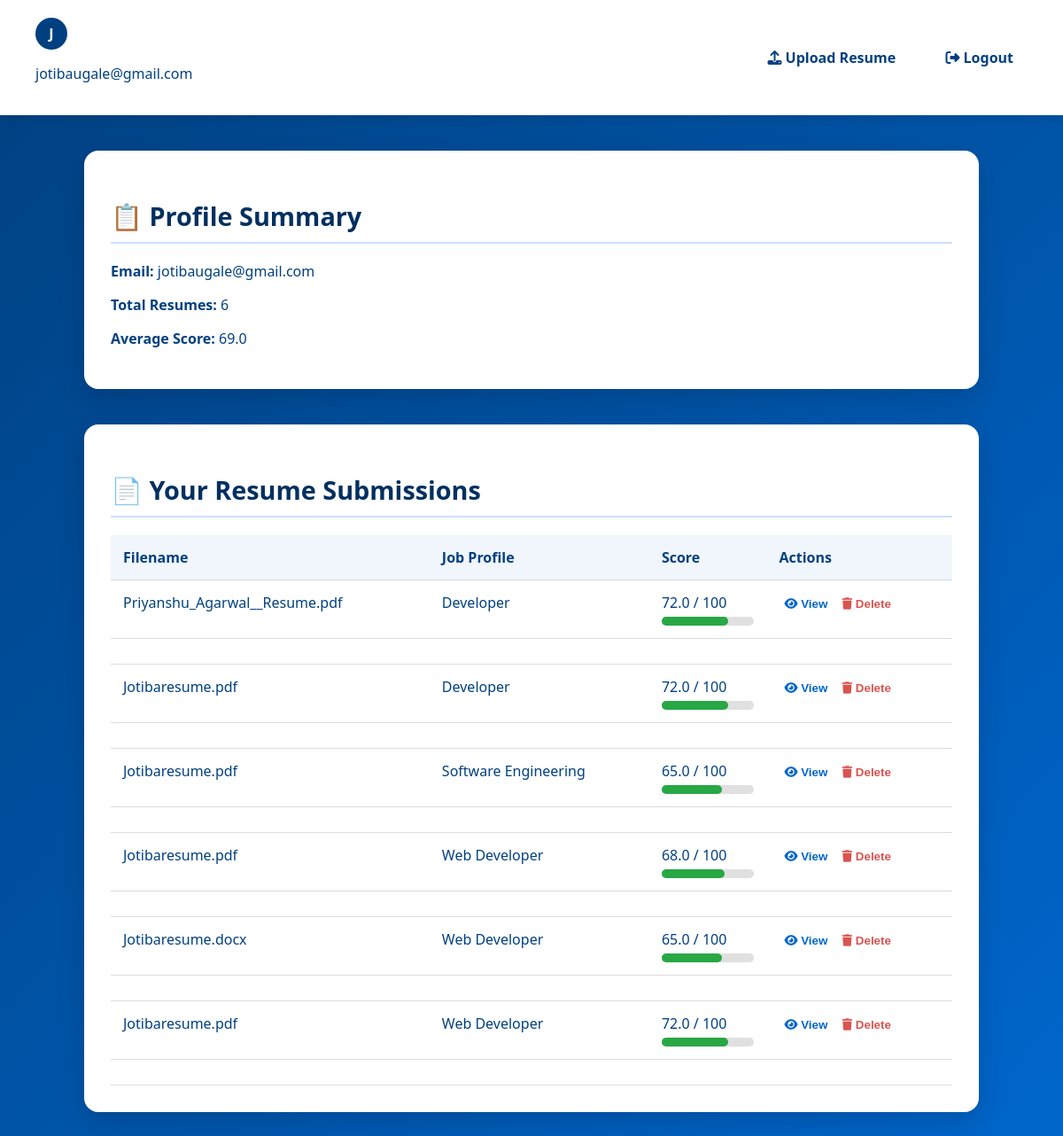
/dashboard (signed in), run on the app's committed database.
### tables this page shows
CREATE TABLE users (
            id INTEGER PRIMARY KEY AUTOINCREMENT,
            username TEXT NOT NULL,
            email TEXT UNIQUE NOT NULL,
            password_hash TEXT NOT NULL
        );

CREATE TABLE resumes (
            id INTEGER PRIMARY KEY AUTOINCREMENT,
            user_id INTEGER NOT NULL,
            username TEXT NOT NULL,
            filename TEXT,
            job_profile TEXT,
            score REAL,
            feedback TEXT,
            uploaded_on TEXT DEFAULT CURRENT_TIMESTAMP,
            FOREIGN KEY (user_id) REFERENCES users(id)
        );

### app/user_routes.py (the view)
@user.route("/dashboard")
def user_dashboard():
    if not session.get("user_id"):
        return redirect(url_for("main.login"))
    user_id = session["user_id"]
    with get_db_connection() as conn:
        cursor = conn.cursor()
        cursor.execute("SELECT * FROM resumes WHERE user_id = ?", (user_id,))
        resumes_raw = cursor.fetchall()
        cursor.execute("SELECT username, email FROM users WHERE id = ?", (user_id,))
        user_row = cursor.fetchone()
        username = user_row["username"] if user_row else "Unknown"
        user_email = user_row["email"] if user_row else "user@example.com"
    resumes = []
    for r in resumes_raw:
        try:
            feedback = json.loads(r["feedback"]) if r["feedback"] else {}
        except Exception as e:
            print(f"[Feedback Parse Error] Resume ID {r['id']}: {e}")
            feedback = {}
        resumes.append({
            "id": r["id"],
            "filename": r["filename"],
            "job_profile": r["job_profile"],
            "score": r["score"],
            "uploaded_on": r["uploaded_on"],
            "match_summary": feedback.get("match_summary", "N/A"),
            "strengths": feedback.get("strengths", []),
            "weaknesses": feedback.get("weaknesses", []),
            "suggestions": feedback.get("suggestions", [])
        })
    total_resumes = len(resumes)
    average_score = round(sum(r['score'] for r in resumes) / total_resumes, 2) if resumes else 0
    return render_template(
        "user_dashboard.html",
        username=username,
        user_email=user_email,
        resume_data=resumes,
        total_resumes=total_resumes,
        average_score=average_score
    )

### app/user_routes.py (called while the page is built)
def get_db_connection():
    db_path = os.path.abspath(os.path.join(os.getcwd(), "database.db"))
    print(f"[DB DEBUG] Connecting to: {db_path}")
    conn = sqlite3.connect(db_path)
    conn.row_factory = sqlite3.Row
    return conn

### templates/user_dashboard.html (shortened to what this page needs)
<!DOCTYPE html>
<html lang="en">
<head>
  <link rel="stylesheet" href="{{ url_for('static', filename='css/user_dashboard.css') }}">
  <link rel="stylesheet" href="https://cdnjs.cloudflare.com/ajax/libs/font-awesome/6.5.0/css/all.min.css">
</head>
<body>
  <header class="dashboard-header">
    <div class="user-info">
      <div class="user-avatar">{{ user_email[0]|upper }}</div>
      <p>{{ user_email }}</p>
    </div>
    <nav class="nav-links">
      <a href="{{ url_for('main.upload_resume') }}"><i class="fas fa-upload"></i> Upload Resume</a>
      <a href="{{ url_for('main.logout') }}"><i class="fas fa-sign-out-alt"></i> Logout</a>
    </nav>
  </header>
  <section class="summary">
    <h2>📋 Profile Summary</h2>
    <p><strong>Email:</strong> {{ user_email }}</p>
    <p><strong>Total Resumes:</strong> {{ total_resumes }}</p>
    <p><strong>Average Score:</strong> {{ average_score }}</p>
  </section>
  <section class="history">
    <h2>📄 Your Resume Submissions</h2>
    <table>
      <thead>
        <tr>
          <th>Filename</th>
          <th>Job Profile</th>
          <th>Score</th>
          <th>Actions</th>
        </tr>
      </thead>
      <tbody>
        {% for row in resume_data %}
        <tr>
          <td>{{ row.filename }}</td>
          <td>{{ row.job_profile }}</td>
          <td>
            {{ row.score }} / 100
            <div class="progress-bar-container">
              <div class="progress-bar" style="width: {{ row.score }}%;"></div>
            </div>
          </td>
          <td>
            <button class="view-btn" id="btn-{{ row.id }}" onclick="toggleFeedback({{ row.id }})">
              <i class="fas fa-eye"></i> View
            </button>
            <form method="POST" action="{{ url_for('main.delete_resume', resume_id=row.id) }}" style="display:inline;">
              <button type="submit" class="delete-btn"><i class="fas fa-trash"></i> Delete</button>
            </form>
          </td>
        </tr>
        <tr id="feedback-{{ row.id }}" class="feedback-box-row">
          <td colspan="4">
          </td>
        </tr>
        {% endfor %}
      </tbody>
    </table>
  </section>
</body>
</html>

### static/css/user_dashboard.css (style rules this page uses)
body { font-family: 'Segoe UI', sans-serif; background: linear-gradient(135deg, #004080, #0066cc); margin: 0; padding: 0; min-height: 100vh; color: #004080; }
header { background-color: white; color: #004080; padding: 20px 40px; display: flex; justify-content: space-between; align-items: center; box-shadow: 0 4px 12px rgba(0, 0, 0, 0.1); }
nav a { color: #004080; margin-left: 20px; text-decoration: none; font-weight: 600; padding: 8px 16px; border-radius: 6px; transition: background-color 0.3s ease; }
.summary, .history { margin: 40px auto; padding: 30px; max-width: 950px; background: white; border-radius: 16px; box-shadow: 0 12px 30px rgba(0, 0, 0, 0.15); transition: transform 0.3s ease; }
.summary h2, .history h2 { color: #003060; font-size: 1.8rem; margin-bottom: 20px; border-bottom: 2px solid #cce0ff; padding-bottom: 10px; }
table { width: 100%; border-collapse: collapse; margin-top: 20px; }
th, td { text-align: left; padding: 14px; border-bottom: 1px solid #dcdcdc; font-size: 1rem; vertical-align: top; }
th { background-color: #f0f6fc; color: #004080; }
button { font-weight: bold; color: #d9534f; background: none; border: none; cursor: pointer; }
.progress-bar-container { width: 100%; background-color: #e0e0e0; border-radius: 8px; height: 10px; margin-top: 5px; }
.progress-bar { height: 100%; background-color: #28a745; border-radius: 8px; transition: width 0.4s ease; }
.user-avatar { background-color: #004080; color: white; border-radius: 50%; width: 36px; height: 36px; display: flex; justify-content: center; align-items: center; font-weight: bold; font-size: 1rem; }

### templates/user_dashboard.html (style rules this page uses)
.view-btn { background: none; border: none; color: #0066cc; cursor: pointer; font-weight: bold; }

### data on the page
users: email "J", email "jotibaugale@gmail.com"
resumes: filename "Priyanshu_Agarwal__Resume.pdf", job_profile "Developer", score "72.0"
resumes: filename "Jotibaresume.pdf", job_profile "Developer", score "72.0"
resumes: filename "Jotibaresume.pdf", job_profile "Software Engineering", score "65.0"
resumes: filename "Jotibaresume.pdf", job_profile "Web Developer", score "68.0"
resumes: filename "Jotibaresume.docx", job_profile "Web Developer", score "65.0"
resumes: filename "Jotibaresume.pdf", job_profile "Web Developer", score "72.0"

### other printed values
{{ total_resumes }} "6"
{{ average_score }} "69.0"
